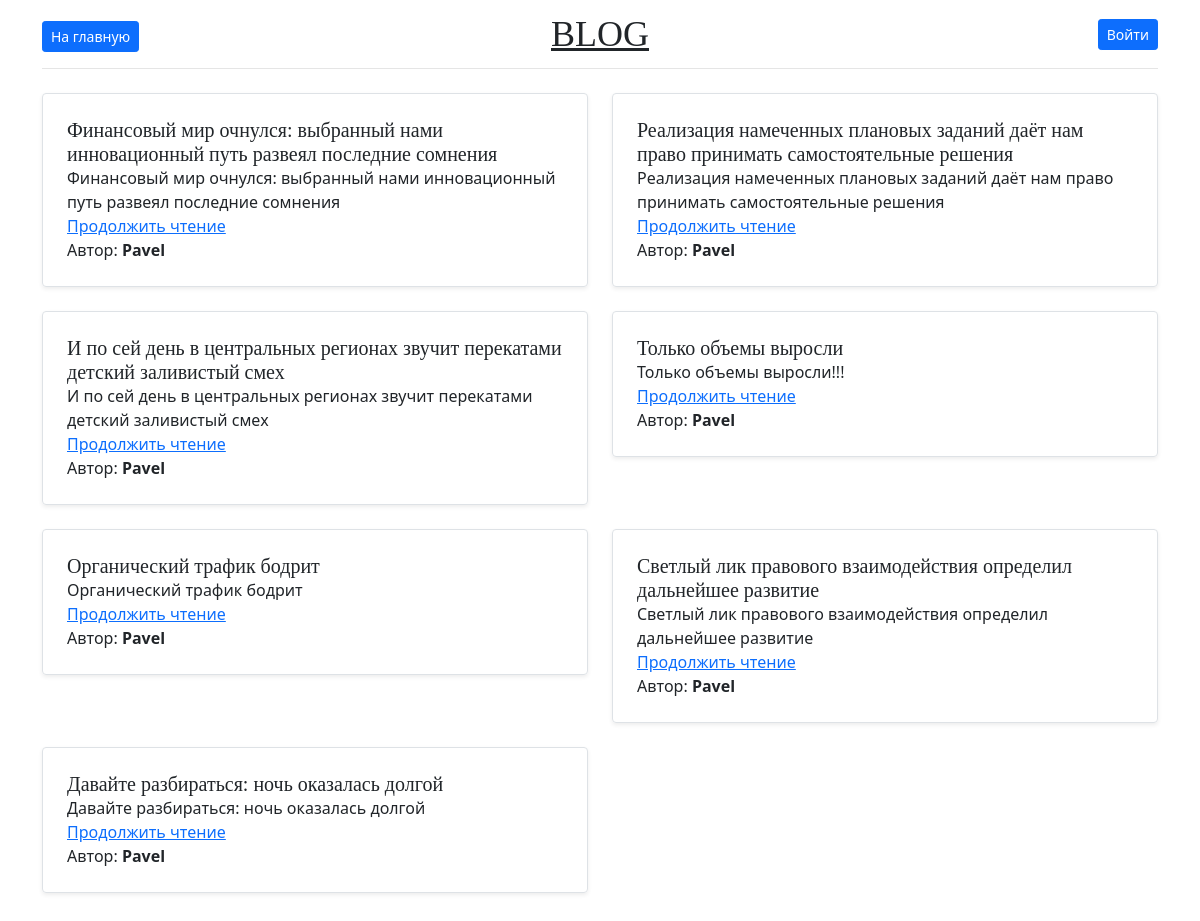
Page /author-content/2 on the committed database.
### application/models.py (models this page shows, shortened)
class Article(models.Model):
    objects = None
    title = models.CharField(max_length=255, verbose_name='Заголовок')
    description = models.CharField(max_length=255, verbose_name='Описание')
    content = models.TextField(verbose_name='Содержание')
    slug = models.SlugField(unique=True, verbose_name='Ссылка')
    author = models.ForeignKey(User, on_delete=models.CASCADE, verbose_name='Автор')
    is_published = models.BooleanField(default=True, verbose_name='Опубликовано')
    created_date = models.DateTimeField(auto_now_add=True, verbose_name='Дата создания')
    updated_date = models.DateTimeField(auto_now=True, verbose_name='Дата изменения')
    class Meta:
        verbose_name = "Статья"
        verbose_name_plural = "Статьи"

### application/views.py (the view)
# urls.py: path('author-content/<auth_id>', views.AuthorContent.as_view(), name='author_content'),
class AuthorContent(gc.ListView):
    model = ml.Article
    template_name = "content_author.html"
    context = "Все страницы автора"
    def get_queryset(self):
        print(self.kwargs.get("author"))
        return ml.Article.objects.filter(author=self.kwargs.get("auth_id"))
    def get_context_data(self, *, object_list=None, **kwargs):
        context = super().get_context_data(**kwargs)
        context["title"] = self.context
        return context

### application/templates/content_author.html (shortened to what this page needs)
<!doctype html>
{% load static %}
<html lang="en">
<head>
  <link href="{% static 'css/bootstrap.min.css' %}" type="text/css" rel="stylesheet">
  <link href="{% static 'css/blog.rtl.css' %}" type="text/css" rel="stylesheet">
  <link href="{% static 'css/blog.css' %}" type="text/css" rel="stylesheet">
</head>
<body>
<div class="container">
  <header class="blog-header py-3">
    <div class="row flex-nowrap justify-content-between align-items-center">
      <div class="col-4 pt-1">
        <div class="hstack gap-3">
              <a class="btn btn-sm btn-primary" href="{% url 'index' %}">На главную</a>
        </div>
      </div>
      <div class="col-4 text-center">
        <a class="blog-header-logo text-dark" href="{% url 'index' %}">BLOG</a>
      </div>
      <div class="col-4 d-flex justify-content-end align-items-center">
        {% if user.is_authenticated %}
        <div class="hstack gap-3">
          Пользователь <b>{{user.get_username}}</b>
          <div class="vr"></div>
          <a class="btn btn-sm btn-primary" href="{% url 'logout' %}">Выйти</a>
        </div>
        {% else %}
          <a class="btn btn-sm btn-primary" href="{% url 'login' %}">Войти</a>
        {% endif %}
      </div>
    </div>
  </header>
</div>
<main class="container">
  <br>
  <div class="row mb-2">
    {% for article in object_list %}
    <div class="col-md-6">
      <div class="row g-0 border rounded overflow-hidden flex-md-row mb-4 shadow-sm h-md-200 position-relative">
        <div class="col p-4 d-flex flex-column position-static">
          <h5 class="mb-0">{{ article.title }}</h5>
          <p class="card-text mb-auto">{{ article.description }}</p>
          <a href="{% url 'show' article.slug %}" class="stretched-link">Продолжить чтение</a>
          <span>Автор: <b>{{ article.author }}</b></span>
        </div>
      </div>
    </div>
    {% endfor %}
  </div>
</main>
</body>
</html>

### application/static/css/blog.rtl.css (style rules this page uses)
.blog-header { line-height: 1; border-bottom: 1px solid #e5e5e5; }
.blog-header-logo { font-family: Amiri, Georgia, "Times New Roman", serif; font-size: 2.25rem; }
h1, h2, h3, h4, h5, h6 { font-family: Amiri, Georgia, "Times New Roman", serif; }

### application/static/css/blog.css (style rules this page uses)
.blog-header { line-height: 1; border-bottom: 1px solid #e5e5e5; }
.blog-header-logo { font-family: "Playfair Display", Georgia, "Times New Roman", serif; font-size: 2.25rem; }
h1, h2, h3, h4, h5, h6 { font-family: "Playfair Display", Georgia, "Times New Roman", serif; }

### rows in the picture
Article: title "Финансовый мир очнулся: выбранный нами инновационный путь развеял последние сомнения", description "Финансовый мир очнулся: выбранный нами инновационный путь развеял последние сомнения", author "Pavel"
Article: title "Реализация намеченных плановых заданий даёт нам право принимать самостоятельные решения", description "Реализация намеченных плановых заданий даёт нам право принимать самостоятельные решения", author "Pavel"
Article: title "И по сей день в центральных регионах звучит перекатами детский заливистый смех", description "И по сей день в центральных регионах звучит перекатами детский заливистый смех", author "Pavel"
Article: title "Только объемы выросли", description "Только объемы выросли!!!", author "Pavel"
Article: title "Органический трафик бодрит", description "Органический трафик бодрит", author "Pavel"
Article: title "Светлый лик правового взаимодействия определил дальнейшее развитие", description "Светлый лик правового взаимодействия определил дальнейшее развитие", author "Pavel"
Article: title "Давайте разбираться: ночь оказалась долгой", description "Давайте разбираться: ночь оказалась долгой", author "Pavel"
